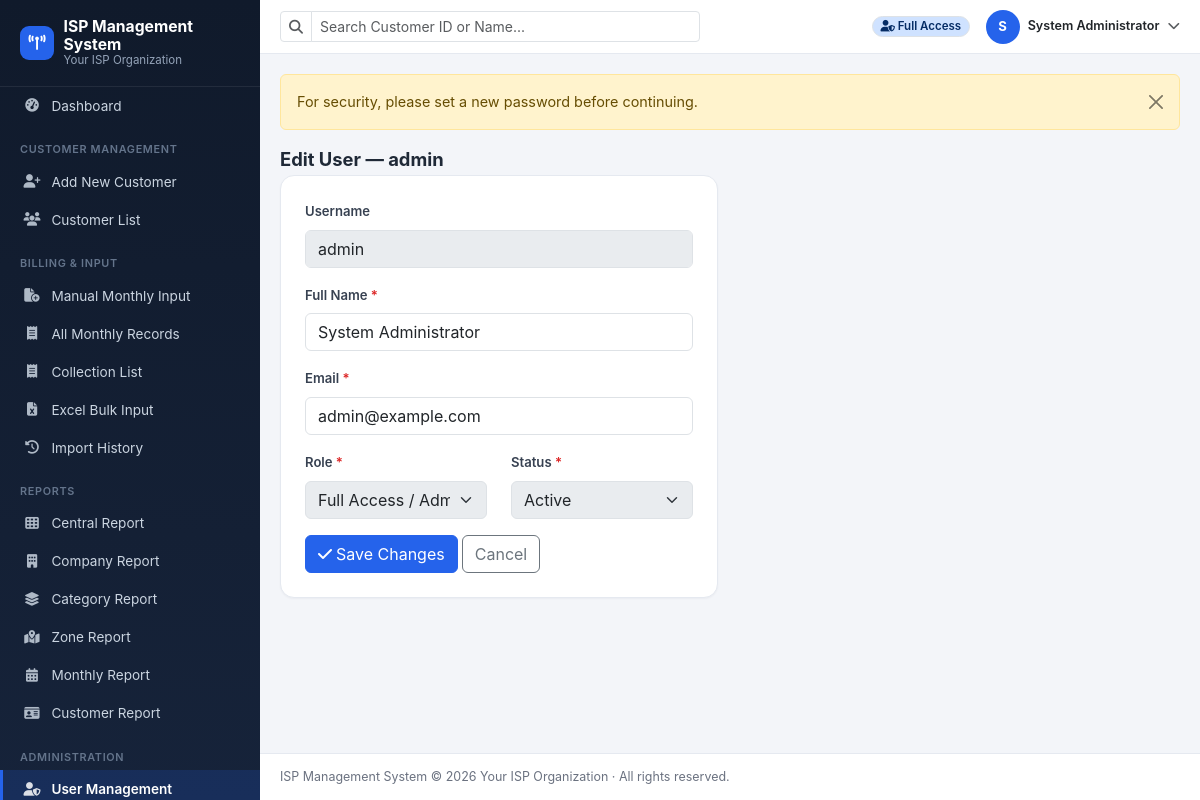
The app's page /admin/users_edit.php?id=1 (signed in) with its own data.
### tables this page shows
CREATE TABLE IF NOT EXISTS `users` (
  `id` INT UNSIGNED NOT NULL AUTO_INCREMENT,
  `full_name` VARCHAR(150) NOT NULL,
  `username` VARCHAR(60) NOT NULL,
  `email` VARCHAR(150) NOT NULL,
  `password` VARCHAR(255) NOT NULL,
  `role` ENUM('admin','viewer') NOT NULL DEFAULT 'viewer',
  `status` ENUM('active','inactive') NOT NULL DEFAULT 'active',
  `failed_attempts` TINYINT UNSIGNED NOT NULL DEFAULT 0,
  `locked_until` DATETIME NULL DEFAULT NULL,
  `remember_token` VARCHAR(100) NULL DEFAULT NULL,
  `last_login_at` DATETIME NULL DEFAULT NULL,
  `must_change_password` TINYINT(1) NOT NULL DEFAULT 0,
  `created_at` DATETIME NOT NULL DEFAULT CURRENT_TIMESTAMP,
  `updated_at` DATETIME NOT NULL DEFAULT CURRENT_TIMESTAMP ON UPDATE CURRENT_TIMESTAMP,
  PRIMARY KEY (`id`),
  UNIQUE KEY `uq_users_username` (`username`),
  UNIQUE KEY `uq_users_email` (`email`)
);

### includes/functions.php (called while the page is built, shortened)
<?php
function app_settings(): array
{
    static $settings = null;
    if ($settings === null) {
        $settings = [];
        try {
            $stmt = db()->query('SELECT setting_key, setting_value FROM settings');
            foreach ($stmt->fetchAll() as $row) {
                $settings[$row['setting_key']] = $row['setting_value'];
            }
        } catch (Throwable $e) {
        }
        $defaults = [
            'software_name'          => 'ISP Management System',
            'organization_name'      => 'Your ISP Organization',
            'logo_path'              => '',
            'currency_code'          => 'BDT',
            'currency_symbol'        => '৳',
            'timezone'               => 'Asia/Dhaka',
            'date_format'            => 'd-m-Y',
            'month_format'           => 'M-Y',
            'customer_id_digits'     => '5',
            'default_pagination'     => '25',
            'excel_upload_limit_mb'  => '10',
            'session_timeout_minutes'=> '60',
        ];
        $settings = array_merge($defaults, $settings);
    }
    return $settings;
}
function setting(string $key, $default = null)
{
    $settings = app_settings();
    return $settings[$key] ?? $default;
}
function e(?string $value): string
{
    return htmlspecialchars($value ?? '', ENT_QUOTES, 'UTF-8');
}
function get_param(string $key, $default = '')
{
    return isset($_GET[$key]) ? trim((string) $_GET[$key]) : $default;
}
function flash_get(): array
{
    $messages = $_SESSION['flash'] ?? [];
    return $messages;
}
function run_row(string $sql, array $params = []): ?array
{
    $stmt = db()->prepare($sql);
    $stmt->execute($params);
    $row = $stmt->fetch();
    return $row ?: null;
}
function base_url(string $path = ''): string
{
    $base = defined('BASE_URL') ? BASE_URL : '';
    return rtrim($base, '/') . '/' . ltrim($path, '/');
}

### includes/db.php (called while the page is built)
<?php
function db(): PDO
{
    static $pdo = null;
    if ($pdo === null) {
        $dsn = 'mysql:host=' . DB_HOST . ';dbname=' . DB_NAME . ';charset=' . DB_CHARSET;
        $options = [
            PDO::ATTR_ERRMODE            => PDO::ERRMODE_EXCEPTION,
            PDO::ATTR_DEFAULT_FETCH_MODE => PDO::FETCH_ASSOC,
            PDO::ATTR_EMULATE_PREPARES   => false,
        ];
        try {
            $pdo = new PDO($dsn, DB_USER, DB_PASSWORD, $options);
        } catch (PDOException $e) {
            http_response_code(500);
            if (defined('APP_DEBUG') && APP_DEBUG) {
                die('Database connection failed: ' . htmlspecialchars($e->getMessage()));
            }
            die('Database connection failed. Please check config/database.php and try again.');
        }
    }
    return $pdo;
}

### config/config.php (called while the page is built, shortened)
<?php
require_once APP_ROOT . '/includes/db.php';
require_once APP_ROOT . '/includes/functions.php';
require_once APP_ROOT . '/includes/auth.php';
$settingsTz = setting('timezone', 'Asia/Dhaka');

### includes/auth.php (called while the page is built, shortened)
<?php
function current_user_id(): ?int
{
    return $_SESSION['user_id'] ?? null;
}
function current_user(): array
{
    static $user = null;
    if ($user !== null) {
        return $user;
    }
    $stmt = db()->prepare('SELECT * FROM users WHERE id = ? LIMIT 1');
    $stmt->execute([current_user_id()]);
    $row = $stmt->fetch();
    $user = $row;
    return $user;
}
function is_admin(): bool
{
    $u = current_user();
    return !empty($u) && $u['role'] === 'admin';
}

### admin/users_edit.php (the view, shortened to what this page needs)
<?php
require_once __DIR__ . '/../config/config.php';
$id = (int) get_param('id');
$user = run_row('SELECT * FROM users WHERE id = ?', [$id]);
$form = $user;
$activeNav = 'admin_users';
require_once __DIR__ . '/../includes/header.php';
?>
<div class="section-title">Edit User — <?= e($user['username']) ?></div>
<div class="row">
  <div class="col-lg-6">
    <div class="card"><div class="card-body p-4">
      <form method="post">
        <div class="mb-3"><label class="form-label">Username</label><input type="text" class="form-control" value="<?= e($user['username']) ?>" disabled></div>
        <div class="mb-3"><label class="form-label required">Full Name</label><input type="text" name="full_name" class="form-control" required value="<?= e($form['full_name']) ?>"></div>
        <div class="mb-3"><label class="form-label required">Email</label><input type="email" name="email" class="form-control" required value="<?= e($form['email']) ?>"></div>
        <div class="row">
          <div class="col-md-6 mb-3">
            <label class="form-label required">Role</label>
            <select name="role" class="form-select" <?= (int) $user['id'] === current_user_id() ? 'disabled' : '' ?>>
              <option value="admin" <?= $form['role'] === 'admin' ? 'selected' : '' ?>>Full Access / Administrator</option>
            </select>
          </div>
          <div class="col-md-6 mb-3">
            <label class="form-label required">Status</label>
            <select name="status" class="form-select" <?= (int) $user['id'] === current_user_id() ? 'disabled' : '' ?>>
              <option value="active" <?= $form['status'] === 'active' ? 'selected' : '' ?>>Active</option>
            </select>
          </div>
        </div>
        <button type="submit" class="btn btn-primary"><i class="fa-solid fa-check me-1"></i>Save Changes</button>
        <a href="<?= e(base_url('admin/users.php')) ?>" class="btn btn-outline-secondary">Cancel</a>
      </form>
    </div></div>
  </div>
</div>
<?php require_once __DIR__ . '/../includes/footer.php'; ?>

### includes/header.php (shortened to what this page needs)
<?php
$__user = current_user();
$activeNav = $activeNav ?? '';
$softwareName = setting('software_name', 'ISP Management System');
?>
<!DOCTYPE html>
<html lang="en">
<head>
<link rel="stylesheet" href="https://cdnjs.cloudflare.com/ajax/libs/bootstrap/5.3.3/css/bootstrap.min.css">
<link rel="stylesheet" href="https://cdnjs.cloudflare.com/ajax/libs/font-awesome/6.5.2/css/all.min.css">
<link rel="stylesheet" href="https://cdnjs.cloudflare.com/ajax/libs/datatables/1.13.11/css/dataTables.bootstrap5.min.css">
<link rel="stylesheet" href="<?= e(base_url('assets/css/style.css')) ?>">
</head>
<body>
<div class="ism-wrapper">
  <aside class="ism-sidebar" id="ismSidebar">
    <div class="brand">
      <div class="logo-badge"><i class="fa-solid fa-tower-broadcast"></i></div>
      <div class="brand-text"><?= e($softwareName) ?><small><?= e(setting('organization_name', '')) ?></small></div>
    </div>
    <nav class="nav flex-column pb-4">
      <a class="nav-link <?= $activeNav === 'dashboard' ? 'active' : '' ?>" href="<?= e(base_url('dashboard.php')) ?>">
        <i class="fa-solid fa-gauge-high"></i> Dashboard
      </a>
      <div class="ism-nav-section-title">Customer Management</div>
      <?php if (is_admin()): ?>
      <a class="nav-link <?= $activeNav === 'customer_add' ? 'active' : '' ?>" href="<?= e(base_url('customers/add.php')) ?>">
        <i class="fa-solid fa-user-plus"></i> Add New Customer
      </a>
      <?php endif; ?>
      <a class="nav-link <?= $activeNav === 'customer_list' ? 'active' : '' ?>" href="<?= e(base_url('customers/index.php')) ?>">
        <i class="fa-solid fa-users"></i> Customer List
      </a>
      <div class="ism-nav-section-title">Billing &amp; Input</div>
      <?php if (is_admin()): ?>
      <a class="nav-link <?= $activeNav === 'billing_add' ? 'active' : '' ?>" href="<?= e(base_url('billing/add.php')) ?>">
        <i class="fa-solid fa-file-circle-plus"></i> Manual Monthly Input
      </a>
      <?php endif; ?>
      <a class="nav-link <?= $activeNav === 'billing_list' ? 'active' : '' ?>" href="<?= e(base_url('billing/index.php')) ?>">
        <i class="fa-solid fa-receipt"></i> All Monthly Records
      </a>
      <a class="nav-link <?= $activeNav === 'collection_list' ? 'active' : '' ?>" href="<?= e(base_url('billing/collection_list.php')) ?>">
        <i class="fa-solid fa-receipt"></i> Collection List
      </a>
      <?php if (is_admin()): ?>
      <a class="nav-link <?= $activeNav === 'import_upload' ? 'active' : '' ?>" href="<?= e(base_url('import/upload.php')) ?>">
        <i class="fa-solid fa-file-excel"></i> Excel Bulk Input
      </a>
      <a class="nav-link <?= $activeNav === 'import_history' ? 'active' : '' ?>" href="<?= e(base_url('import/history.php')) ?>">
        <i class="fa-solid fa-clock-rotate-left"></i> Import History
      </a>
      <?php endif; ?>
      <div class="ism-nav-section-title">Reports</div>
      <a class="nav-link <?= $activeNav === 'report_central' ? 'active' : '' ?>" href="<?= e(base_url('reports/central.php')) ?>">
        <i class="fa-solid fa-table-cells"></i> Central Report
      </a>
      <a class="nav-link <?= $activeNav === 'report_company' ? 'active' : '' ?>" href="<?= e(base_url('reports/company.php')) ?>">
        <i class="fa-solid fa-building"></i> Company Report
      </a>
      <a class="nav-link <?= $activeNav === 'report_category' ? 'active' : '' ?>" href="<?= e(base_url('reports/category.php')) ?>">
        <i class="fa-solid fa-layer-group"></i> Category Report
      </a>
      <a class="nav-link <?= $activeNav === 'report_zone' ? 'active' : '' ?>" href="<?= e(base_url('reports/zone.php')) ?>">
        <i class="fa-solid fa-map-location-dot"></i> Zone Report
      </a>
      <a class="nav-link <?= $activeNav === 'report_monthly' ? 'active' : '' ?>" href="<?= e(base_url('reports/monthly.php')) ?>">
        <i class="fa-solid fa-calendar-days"></i> Monthly Report
      </a>
      <a class="nav-link <?= $activeNav === 'report_customer' ? 'active' : '' ?>" href="<?= e(base_url('reports/customer.php')) ?>">
        <i class="fa-solid fa-id-card"></i> Customer Report
      </a>
      <?php if (is_admin()): ?>
      <div class="ism-nav-section-title">Administration</div>
      <a class="nav-link <?= $activeNav === 'admin_users' ? 'active' : '' ?>" href="<?= e(base_url('admin/users.php')) ?>">
        <i class="fa-solid fa-user-shield"></i> User Management
      </a>
      <?php endif; ?>
    </nav>
  </aside>
  <div class="ism-main">
    <div class="ism-topbar no-print">
      <form class="flex-grow-1" style="max-width:420px;" action="<?= e(base_url('reports/customer.php')) ?>" method="get">
        <div class="input-group input-group-sm">
          <span class="input-group-text bg-white"><i class="fa-solid fa-magnifying-glass text-muted"></i></span>
          <input type="text" class="form-control" name="q" placeholder="Search Customer ID or Name..." value="<?= e($_GET['q'] ?? '') ?>">
        </div>
      </form>
      <div class="ms-auto d-flex align-items-center gap-3">
        <span class="badge rounded-pill <?= is_admin() ? 'bg-primary-subtle text-primary-emphasis' : 'bg-secondary-subtle text-secondary-emphasis' ?> border">
          <i class="fa-solid <?= is_admin() ? 'fa-user-shield' : 'fa-eye' ?>"></i>
          <?= is_admin() ? 'Full Access' : 'View Only' ?>
        </span>
        <div class="dropdown">
          <a class="d-flex align-items-center gap-2 text-decoration-none text-dark cursor-pointer" data-bs-toggle="dropdown">
            <span class="avatar-circle"><?= e(strtoupper(substr($__user['full_name'] ?? 'U', 0, 1))) ?></span>
            <span class="d-none d-md-inline small fw-semibold"><?= e($__user['full_name'] ?? '') ?></span>
            <i class="fa-solid fa-chevron-down small text-muted"></i>
          </a>
        </div>
      </div>
    </div>
    <div class="ism-content">
      <?php $flashes = flash_get(); if ($flashes): ?>
        <?php foreach ($flashes as $f): ?>
          <div class="alert alert-<?= e($f['type']) ?> alert-dismissible fade show" role="alert">
            <?= $f['message'] ?>
            <button type="button" class="btn-close" data-bs-dismiss="alert"></button>
          </div>
        <?php endforeach; ?>
      <?php endif; ?>

### assets/css/style.css (style rules this page uses)
:root { --ism-navy: #101a2b; --ism-navy-2: #16233a; --ism-navy-3: #1e2f4d; --ism-bg: #f3f5f9; --ism-primary: #2563eb; --ism-primary-dark: #1d4ed8; --ism-success: #16a34a; --ism-warning: #d97706; --ism-danger: #dc2626; --ism-text-muted: #6b7280; --ism-border: #e5e9f0; --sidebar-width: 260px; }
* { box-sizing: border-box; }
body { background: var(--ism-bg); font-family: "Inter", "Segoe UI", Roboto, Helvetica, Arial, sans-serif; color: #1f2937; font-size: 0.9rem; }
a { text-decoration: none; }
.ism-wrapper { display: flex; min-height: 100vh; }
.ism-sidebar { width: var(--sidebar-width); min-width: var(--sidebar-width); background: linear-gradient(180deg, var(--ism-navy) 0%, var(--ism-navy-2) 100%); color: #cbd5e1; position: fixed; top: 0; bottom: 0; left: 0; overflow-y: auto; z-index: 1040; transition: transform .25s ease; }
.ism-sidebar .brand { padding: 1.15rem 1.25rem; display: flex; align-items: center; gap: .6rem; border-bottom: 1px solid rgba(255,255,255,.08); }
.ism-sidebar .brand .logo-badge { width: 34px; height: 34px; border-radius: 9px; background: var(--ism-primary); display: flex; align-items: center; justify-content: center; color: #fff; font-weight: 700; font-size: .95rem; flex-shrink: 0; }
.ism-sidebar .brand .brand-text { color: #fff; font-weight: 700; font-size: .98rem; line-height: 1.15; }
.ism-sidebar .brand .brand-text small { display:block; color: #94a3b8; font-weight: 400; font-size: .72rem; }
.ism-nav-section-title { text-transform: uppercase; font-size: .68rem; letter-spacing: .06em; color: #64748b; padding: 1rem 1.25rem .35rem; font-weight: 600; }
.ism-sidebar .nav-link { color: #cbd5e1; padding: .55rem 1.25rem; font-size: .85rem; display: flex; align-items: center; gap: .65rem; border-left: 3px solid transparent; border-radius: 0; }
.ism-sidebar .nav-link i { width: 18px; text-align: center; opacity: .85; font-size: .85rem; }
.ism-sidebar .nav-link.active { background: rgba(37,99,235,.18); color: #fff; border-left-color: var(--ism-primary); font-weight: 600; }
.ism-main { margin-left: var(--sidebar-width); flex: 1; min-width: 0; display: flex; flex-direction: column; }
.ism-topbar { background: #fff; border-bottom: 1px solid var(--ism-border); padding: .6rem 1.25rem; position: sticky; top: 0; z-index: 1030; display: flex; align-items: center; gap: 1rem; }
.ism-content { padding: 1.25rem; flex: 1; }
.card { border: 1px solid var(--ism-border); border-radius: 14px; box-shadow: 0 1px 2px rgba(16,24,40,.04); }
.btn-primary { background: var(--ism-primary); border-color: var(--ism-primary); }
.section-title { font-weight: 700; font-size: 1.15rem; margin-bottom: .1rem; }
.badge { font-weight: 600; font-size: .72rem; }
.form-label { font-weight: 600; font-size: .82rem; color: #374151; }
.required:after { content: " *"; color: var(--ism-danger); }
.avatar-circle { width: 34px; height: 34px; border-radius: 50%; background: var(--ism-primary); color: #fff; display: flex; align-items: center; justify-content: center; font-weight: 700; font-size: .82rem; }
.cursor-pointer { cursor: pointer; }

### records on screen
users: full_name "S", full_name "System Administrator", username "admin", email "admin@example.com", role "Full Access / Administrator", status "Active"

### other values on screen
$softwareName "ISP Management System"
setting('organization_name', '') "Your ISP Organization"
$f['message'] "For security, please set a new password before continuing."
setting('software_name', 'ISP Management System') "ISP Management System"
